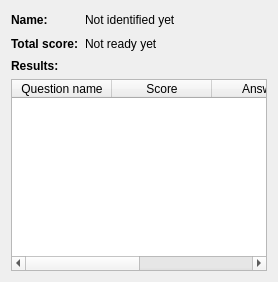
                 <widget class="QWidget" name="selectedStudentTab">
                  <attribute name="title">
                   <string>Selected student</string>
                  </attribute>
                  <layout class="QGridLayout">
                   <item row="0" column="0">
                    <widget class="QLabel" name="SVStudent_label_1">
                     <property name="text">
                      <string>&lt;b&gt;Name:&lt;/b&gt;</string>
                     </property>
                     <property name="textFormat">
                      <enum>Qt::RichText</enum>
                     </property>
                    </widget>
                   </item>
                   <item row="0" column="1">
                    <widget class="QLabel" name="SVStudentNameLabel">
                     <property name="statusTip">
                      <string>The selected student's name</string>
                     </property>
                     <property name="text">
                      <string>Not identified yet</string>
                     </property>
                    </widget>
                   </item>
                   <item row="0" column="2">
                    <spacer>
                     <property name="orientation">
                      <enum>Qt::Horizontal</enum>
                     </property>
                     <property name="sizeHint" stdset="0">
                      <size>
                       <width>16</width>
                       <height>18</height>
                      </size>
                     </property>
                    </spacer>
                   </item>
                   <item row="1" column="0">
                    <widget class="QLabel" name="SVStudent_label_2">
                     <property name="text">
                      <string>&lt;b&gt;Total score:&lt;/b&gt;</string>
                     </property>
                     <property name="textFormat">
                      <enum>Qt::RichText</enum>
                     </property>
                    </widget>
                   </item>
                   <item row="1" column="1">
                    <widget class="QLabel" name="SVStudentScoreLabel">
                     <property name="statusTip">
                      <string>The selected student's total score</string>
                     </property>
                     <property name="text">
                      <string>Not ready yet</string>
                     </property>
                    </widget>
                   </item>
                   <item row="1" column="2">
                    <spacer>
                     <property name="orientation">
                      <enum>Qt::Horizontal</enum>
                     </property>
                     <property name="sizeHint" stdset="0">
                      <size>
                       <width>16</width>
                       <height>18</height>
                      </size>
                     </property>
                    </spacer>
                   </item>
                   <item row="2" column="0" colspan="3">
                    <widget class="QLabel" name="SVStudent_label_3">
                     <property name="text">
                      <string>&lt;b&gt;Results:&lt;/b&gt;</string>
                     </property>
                     <property name="textFormat">
                      <enum>Qt::RichText</enum>
                     </property>
                    </widget>
                   </item>
                   <item row="3" column="0" colspan="3">
                    <widget class="QTableWidget" name="SVStudentResultsTableWidget">
                     <property name="statusTip">
                      <string>The selected student's exam results</string>
                     </property>
                     <column>
                      <property name="text">
                       <string>Question name</string>
                      </property>
                     </column>
                     <column>
                      <property name="text">
                       <string>Score</string>
                      </property>
                     </column>
                     <column>
                      <property name="text">
                       <string>Answer</string>
                      </property>
                     </column>
                     <column>
                      <property name="text">
                       <string>Correct answer</string>
                      </property>
                     </column>
                    </widget>
                   </item>
                  </layout>
                 </widget>
